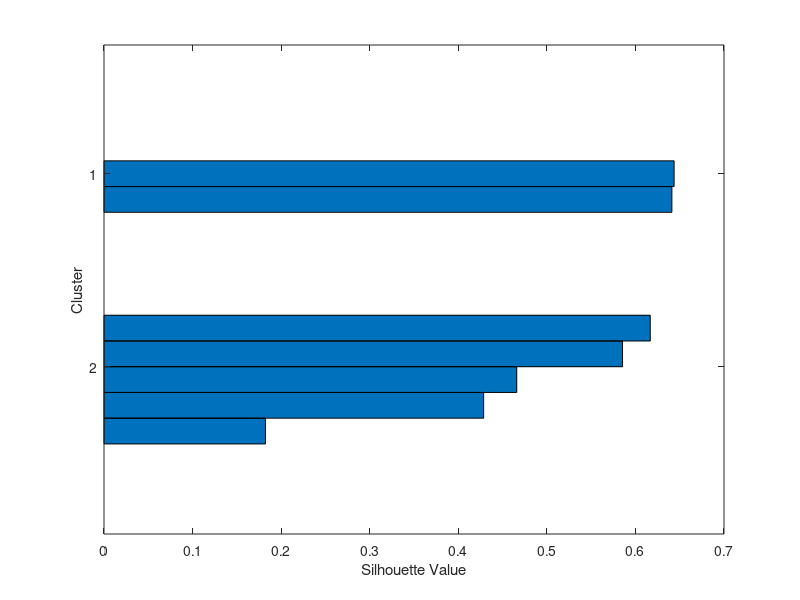
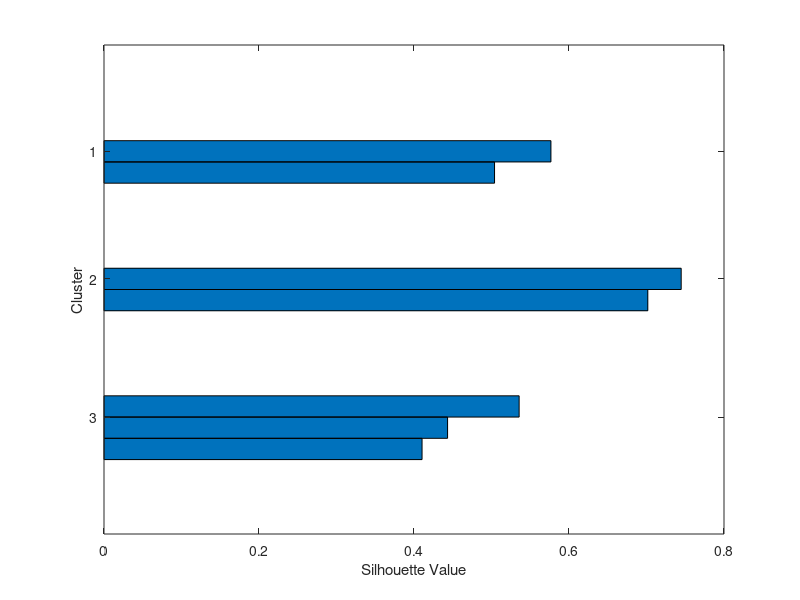
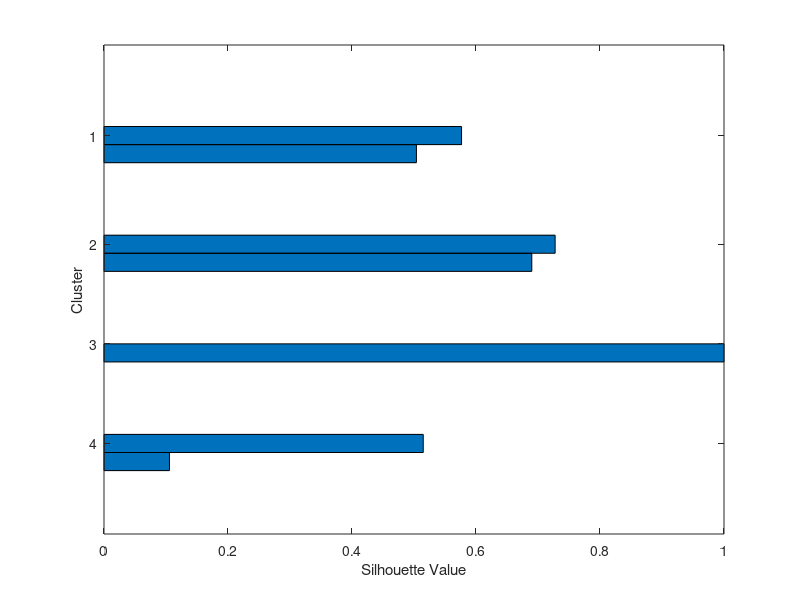
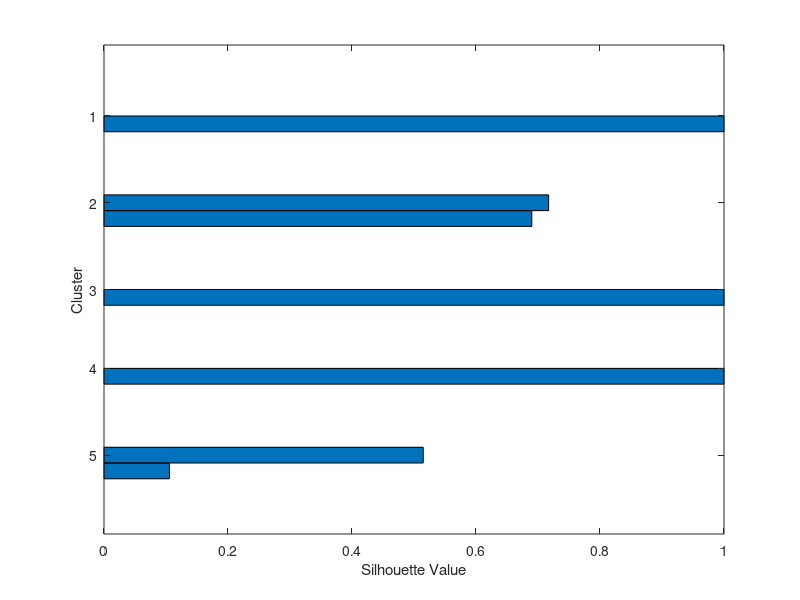

Write MATLAB code to recreate these figures, in order.
% Определяем входные данные
data = [
    1.5 3.5;
    3.0 5.5;
    2.0 3.0;
    2.0 5.5;
    1.0 6.0;
    4.0 1.5;
    5.0 2.5
];

% Определяем различные метрики расстояния для анализа
metrics = {'euclidean', 'cityblock', 'correlation', 'cosine'};
metric_names = {'Евклидово', 'Манхэттенское', 'Корреляционное', 'Косинусное'};
n_metrics = length(metrics);

% Создаем фигуру для визуализации
figure('Position', [100 100 1500 1200]);

% Массивы для хранения результатов
Z_all = cell(n_metrics, 1);
silhouette_scores_all = cell(n_metrics, 1);
total_distances_all = cell(n_metrics, 1);
optimal_k_all = zeros(n_metrics, 2); % [silhouette, elbow]

% Анализ для каждой метрики
for m = 1:n_metrics
    % Вычисляем дендрограмму
    Z_all{m} = linkage(pdist(data, metrics{m}), 'complete');
    
    % Вычисляем метрики для разного числа кластеров
    max_k = 6;
    silhouette_scores = zeros(max_k-1, 1);
    total_distances = zeros(max_k, 1);
    
    for k = 1:max_k
        clusters = cluster(Z_all{m}, 'maxclust', k);
        
        % Для метода локтя
        total_dist = 0;
        for i = 1:k
            cluster_points = data(clusters == i, :);
            centroid = mean(cluster_points, 1);
            
            % Вычисляем расстояния в зависимости от метрики
            if strcmp(metrics{m}, 'cityblock')
                distances = sum(abs(cluster_points - centroid), 2);
            elseif strcmp(metrics{m}, 'cosine')
                normalized_points = cluster_points ./ sqrt(sum(cluster_points.^2, 2));
                normalized_centroid = centroid ./ sqrt(sum(centroid.^2));
                distances = 1 - normalized_points * normalized_centroid';
            elseif strcmp(metrics{m}, 'correlation')
                centered_points = cluster_points - mean(cluster_points, 2);
                centered_centroid = centroid - mean(centroid);
                distances = 1 - (centered_points * centered_centroid') ./ ...
                           (sqrt(sum(centered_points.^2, 2)) * sqrt(sum(centered_centroid.^2)));
            else % euclidean
                distances = sqrt(sum((cluster_points - centroid).^2, 2));
            end
            total_dist = total_dist + sum(distances);
        end
        total_distances(k) = total_dist;
        
        % Для силуэтного анализа
        if k >= 2
            silhouette_scores(k-1) = mean(silhouette(data, clusters, metrics{m}));
        end
    end
    
    silhouette_scores_all{m} = silhouette_scores;
    total_distances_all{m} = total_distances;
    
    % Находим оптимальное k по силуэту
    [~, opt_k_sil] = max(silhouette_scores);
    optimal_k_all(m, 1) = opt_k_sil + 1;
    
    % Находим оптимальное k по методу локтя
    diffs = diff(total_distances);
    acceleration = diff(diffs);
    [~, elbow_idx] = max(abs(acceleration));
    optimal_k_all(m, 2) = elbow_idx + 1;
    
    % Визуализация результатов для каждой метрики
    % 1. Дендрограмма
    subplot(n_metrics, 4, (m-1)*4 + 1);
    dendrogram(Z_all{m});
    title(sprintf('Дендрограмма (%s)', metric_names{m}));
    xlabel('Номер точки');
    ylabel('Расстояние');
    
    % 2. Метод локтя
    subplot(n_metrics, 4, (m-1)*4 + 2);
    plot(1:max_k, total_distances, 'bo-', 'LineWidth', 2);
    hold on;
    plot(optimal_k_all(m, 2), total_distances(optimal_k_all(m, 2)), 'ro', 'MarkerSize', 10);
    xlabel('Количество кластеров (k)');
    ylabel('Суммарное расстояние');
    title(sprintf('Метод локтя (%s)', metric_names{m}));
    grid on;
    
    % 3. Силуэтный анализ
    subplot(n_metrics, 4, (m-1)*4 + 3);
    plot(2:max_k, silhouette_scores, 'ro-', 'LineWidth', 2);
    xlabel('Количество кластеров (k)');
    ylabel('Средний силуэтный коэффициент');
    title(sprintf('Силуэтный анализ (%s)', metric_names{m}));
    grid on;
    
    % 4. Результат кластеризации (используем k из метода локтя)
    subplot(n_metrics, 4, (m-1)*4 + 4);
    clusters = cluster(Z_all{m}, 'maxclust', optimal_k_all(m, 2));
    scatter(data(:,1), data(:,2), 100, clusters, 'filled');
    hold on;
    % Добавляем номера точек
    for i = 1:size(data,1)
        text(data(i,1), data(i,2), num2str(i), ...
            'HorizontalAlignment', 'right', ...
            'VerticalAlignment', 'bottom');
    end
    % Добавляем центроиды
    for i = 1:optimal_k_all(m, 2)
        cluster_points = data(clusters == i, :);
        centroid = mean(cluster_points, 1);
        plot(centroid(1), centroid(2), 'kx', 'MarkerSize', 15, 'LineWidth', 3);
    end
    xlabel('X');
    ylabel('Y');
    title(sprintf('Кластеры (%s, k=%d)', metric_names{m}, optimal_k_all(m, 2)));
    grid on;
    hold off;
end

% Вывод результатов анализа
fprintf('\nСравнительный анализ метрик расстояния:\n');
for m = 1:n_metrics
    fprintf('\n%s расстояние:\n', metric_names{m});
    fprintf('Оптимальное число кластеров:\n');
    fprintf('  - По силуэтному методу: %d (коэффициент: %.3f)\n', ...
        optimal_k_all(m, 1), max(silhouette_scores_all{m}));
    fprintf('  - По методу локтя: %d\n', optimal_k_all(m, 2));
    
    % Анализ кластеров для k из метода локтя
    clusters = cluster(Z_all{m}, 'maxclust', optimal_k_all(m, 2));
    fprintf('\nСостав кластеров (k=%d):\n', optimal_k_all(m, 2));
    
    for i = 1:optimal_k_all(m, 2)
        cluster_points = data(clusters == i, :);
        centroid = mean(cluster_points, 1);
        
        % Вычисляем расстояния до центроида
        if strcmp(metrics{m}, 'cityblock')
            distances = sum(abs(cluster_points - centroid), 2);
        elseif strcmp(metrics{m}, 'cosine')
            normalized_points = cluster_points ./ sqrt(sum(cluster_points.^2, 2));
            normalized_centroid = centroid ./ sqrt(sum(centroid.^2));
            distances = 1 - normalized_points * normalized_centroid';
        elseif strcmp(metrics{m}, 'correlation')
            centered_points = cluster_points - mean(cluster_points, 2);
            centered_centroid = centroid - mean(centroid);
            distances = 1 - (centered_points * centered_centroid') ./ ...
                       (sqrt(sum(centered_points.^2, 2)) * sqrt(sum(centered_centroid.^2)));
        else % euclidean
            distances = sqrt(sum((cluster_points - centroid).^2, 2));
        end
        
        fprintf('  Кластер %d:\n', i);
        fprintf('    Точки: %s\n', num2str(find(clusters == i)));
        fprintf('    Центроид: (%.2f, %.2f)\n', centroid(1), centroid(2));
        fprintf('    Среднее расстояние до центроида: %.2f\n', mean(distances));
        fprintf('    Максимальное расстояние до центроида: %.2f\n', max(distances));
    end
end